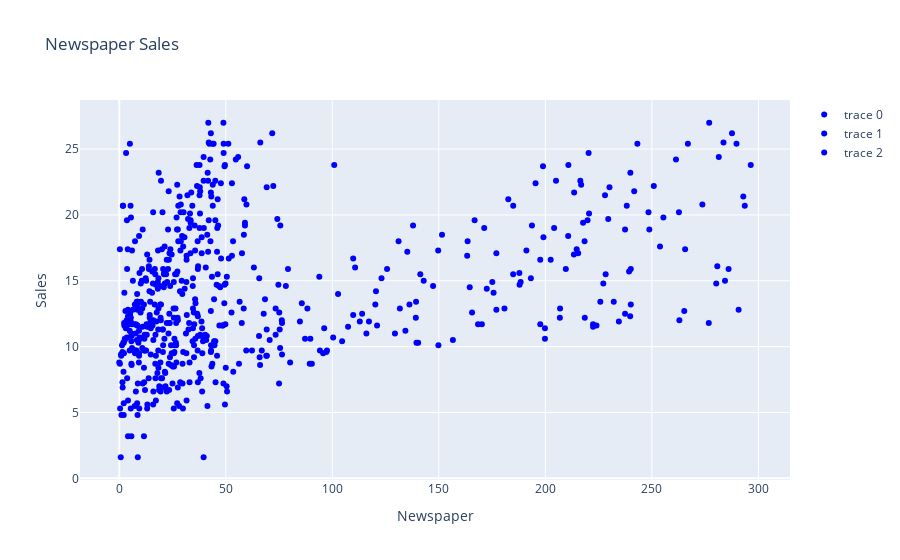

Here is the notebook cell this chart was saved with:
### Code cell
#NEWS PAPER SALES
fig.add_trace(go.Scatter(x=df['Newspaper'], y=df['Sales'], mode='markers', marker=dict(color='blue')))
## Here we update these values under function attributes such as title,xaxis_title and yaxis_title
fig.update_layout(title='Newspaper Sales', xaxis_title='Newspaper', yaxis_title='Sales')
# Display the figure
fig.show()

### Figure 1 — Plotly figure (JSON) as saved in the notebook; plotly's stock layout.template omitted (floating-point values rounded to 4 significant figures; data arrays with more than 128 entries replaced by an {"elided": "..."} marker saying what was removed)
{"data": [{"marker": {"color": "blue"}, "mode": "markers", "type": "scatter", "x": {"elided": "200 float values"}, "y": {"elided": "200 float values"}}, {"marker": {"color": "blue"}, "mode": "markers", "type": "scatter", "x": {"elided": "200 float values"}, "y": {"elided": "200 float values"}}, {"marker": {"color": "blue"}, "mode": "markers", "type": "scatter", "x": {"elided": "200 float values"}, "y": {"elided": "200 float values"}}], "layout": {"title": {"text": "Newspaper Sales"}, "xaxis": {"title": {"text": "Newspaper"}}, "yaxis": {"title": {"text": "Sales"}}}}
